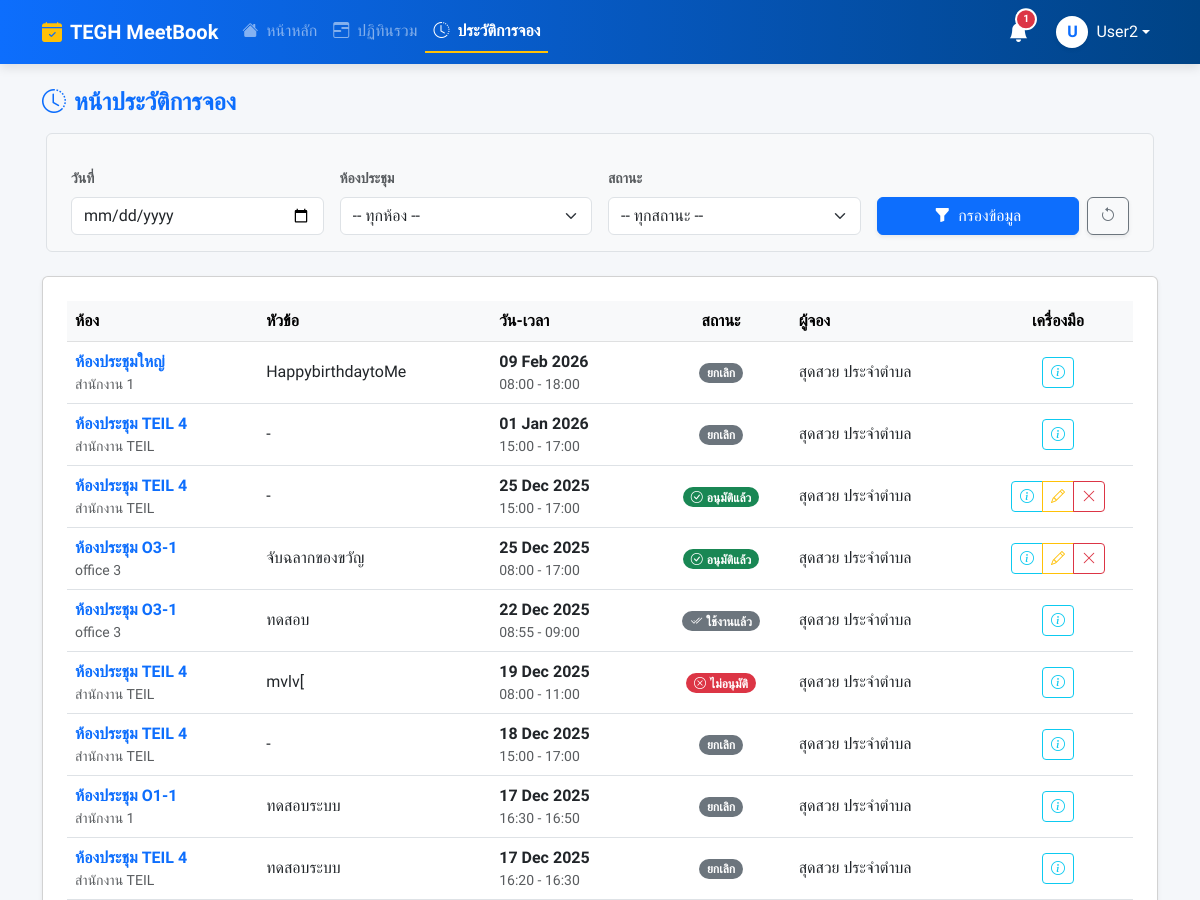
The page /history/ (signed in, upper part) on the database as committed earlier.
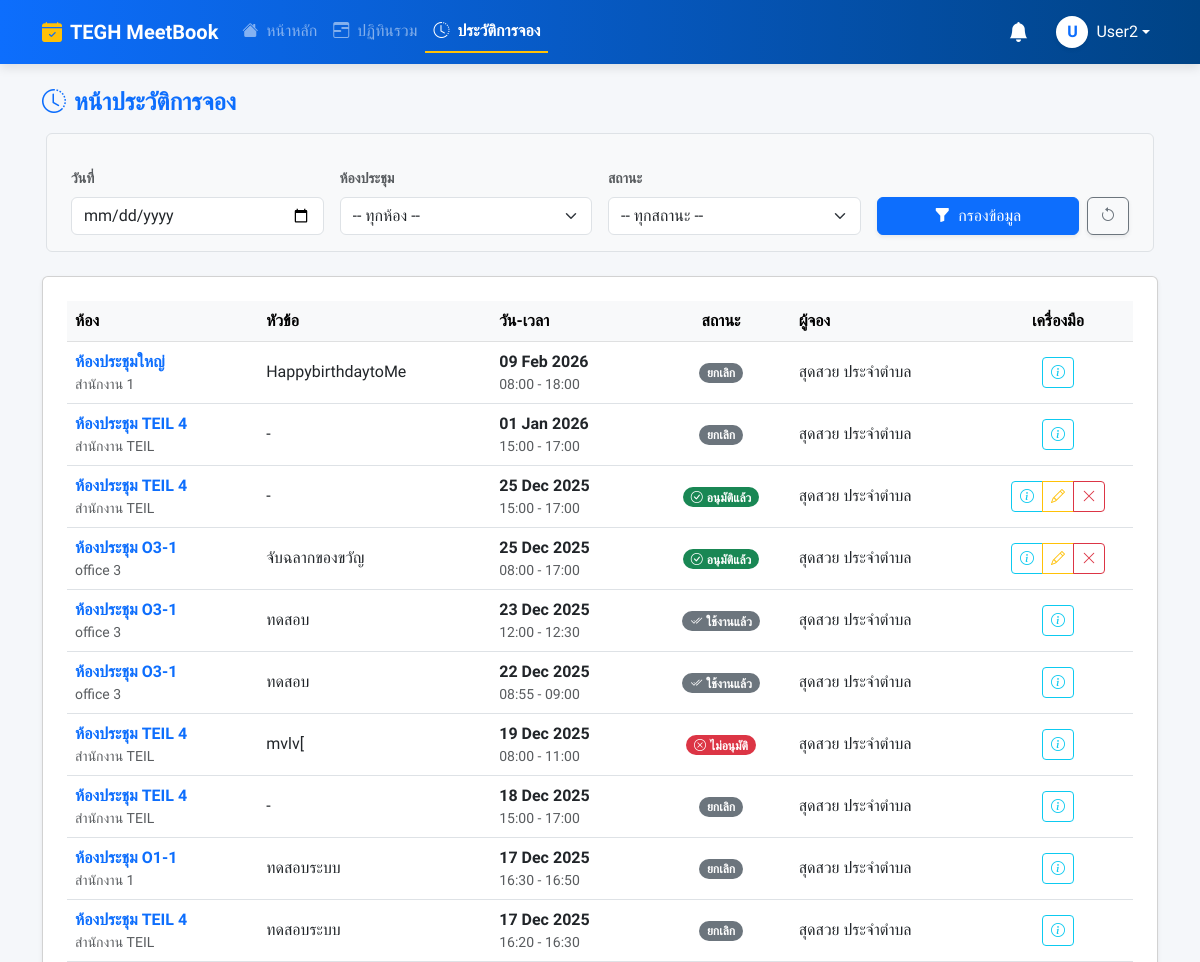
The same page on the database as committed later.
### booking/models.py (models this page shows, shortened)
class Booking(models.Model):
    user = models.ForeignKey(User, on_delete=models.SET_NULL, null=True, related_name='bookings')
    room = models.ForeignKey(Room, on_delete=models.CASCADE, related_name='bookings')
    title = models.CharField(max_length=200, verbose_name="หัวข้อการประชุม")
    start_time = models.DateTimeField(verbose_name="เวลาเริ่ม")
    end_time = models.DateTimeField(verbose_name="เวลาสิ้นสุด")
    chairman = models.CharField(max_length=200, blank=True, null=True, verbose_name="ประธาน")
    department = models.CharField(max_length=200, blank=True, null=True, verbose_name="แผนก")
    participant_count = models.PositiveIntegerField(default=1, verbose_name="จำนวนคน")
    participants = models.ManyToManyField(User, related_name='participating_in', blank=True, verbose_name="ผู้เข้าร่วม")
    is_user_seen = models.BooleanField(default=False, verbose_name="ผู้จองรับทราบแล้ว")
    equipments = models.ManyToManyField(Equipment, blank=True, related_name='bookings', verbose_name="อุปกรณ์ที่ขอเพิ่ม")
    presentation_file = models.FileField(upload_to='presentations/', blank=True, null=True, verbose_name="ไฟล์นำเสนอ")
    description = models.TextField(blank=True, null=True, verbose_name="รายละเอียด")
    additional_requests = models.TextField(blank=True, null=True, verbose_name="คำขอเพิ่มเติม")
    additional_notes = models.TextField(blank=True, null=True, verbose_name="หมายเหตุ")
    LAYOUT_CHOICES = (
        ('theatre', 'Theatre (เธียเตอร์)'),
        ('classroom', 'Classroom (แบบห้องเรียน)'),
        ('u_shape', 'U-Shape (รูปตัว U)'),
        ('banquet', 'Banquet (แบบจัดเลี้ยง)'),
        ('banquet_rounds', 'Banquet Rounds (โต๊ะจีน)'),
        ('conference', 'Conference (ห้องประชุมยาว)'),
        ('other', 'อื่นๆ (ระบุเพิ่มเติม)'),
    )
    room_layout = models.CharField(
        max_length=20,
        choices=LAYOUT_CHOICES,
        default='theatre',
        verbose_name="รูปแบบการจัดห้อง"
    )
    room_layout_attachment = models.FileField(
        upload_to='layout_attachments/',
        blank=True,
        null=True,
        verbose_name="ไฟล์แนบผังห้อง"
    )
    STATUS_CHOICES = [
        ('PENDING', 'รออนุมัติ'),
        ('APPROVED', 'อนุมัติแล้ว'),
        ('REJECTED', 'ไม่อนุมัติ'),
        ('CANCELLED', 'ยกเลิกแล้ว'),
    ]
    status = models.CharField(max_length=10, choices=STATUS_CHOICES, default='PENDING')
    created_at = models.DateTimeField(auto_now_add=True)
    updated_at = models.DateTimeField(auto_now=True)
    parent_booking = models.ForeignKey('self', on_delete=models.CASCADE, null=True, blank=True, related_name='child_bookings')
    recurrence_rule = models.CharField(max_length=20, blank=True, null=True)
    outlook_event_id = models.CharField(max_length=255, blank=True, null=True)

class Room(models.Model):
    name = models.CharField(max_length=100, verbose_name="ชื่อห้องประชุม")
    building = models.CharField(max_length=100, blank=True, null=True, verbose_name="อาคาร/ตึก")
    floor = models.CharField(max_length=50, blank=True, null=True, verbose_name="ชั้น")
    location = models.CharField(max_length=255, blank=True, null=True, verbose_name="สถานที่ตั้ง")
    capacity = models.PositiveIntegerField(default=1, verbose_name="ความจุ (คน)")
    equipment_in_room = models.TextField(blank=True, null=True, help_text="ระบุอุปกรณ์ถาวรในห้อง", verbose_name="อุปกรณ์ถาวรในห้อง")
    image = models.ImageField(upload_to='room_images/', blank=True, null=True, verbose_name="รูปภาพห้อง")
    approver = models.ForeignKey(User, on_delete=models.SET_NULL, null=True, blank=True, related_name='approvable_rooms', verbose_name="ผู้อนุมัติ")
    is_maintenance = models.BooleanField(default=False, verbose_name="สถานะปิดปรับปรุง")
    maintenance_start = models.DateTimeField(null=True, blank=True, verbose_name="เริ่มปิดปรับปรุง")
    maintenance_end = models.DateTimeField(null=True, blank=True, verbose_name="สิ้นสุดปิดปรับปรุง")
    requires_approval = models.BooleanField(default=True, verbose_name="ต้องรออนุมัติ")
    line_notify_token = models.CharField(max_length=50, blank=True, null=True, verbose_name="Line Notify Token")
    teams_webhook_url = models.TextField(blank=True, null=True, verbose_name="Teams Webhook URL")

### booking/views.py (the view)
# urls.py: path('history/', views.history_view, name='history'),
@login_required
def history_view(request):
    if is_admin(request.user):
        qs = Booking.objects.select_related('room', 'user').all()
    else:
        qs = Booking.objects.select_related('room').filter(user=request.user)
    date_filter = request.GET.get('date')
    room_filter = request.GET.get('room')
    status_filter = request.GET.get('status')
    if date_filter:
        qs = qs.filter(start_time__date=date_filter)
    if room_filter and room_filter.isdigit():
        qs = qs.filter(room_id=room_filter)
    if status_filter:
        qs = qs.filter(status=status_filter)
    room_list = Room.objects.all()
    context = {
        **get_base_context(request),
        'bookings_list': qs.order_by('-start_time'),
        'room_list': room_list,
        'selected_date': date_filter,
        'selected_room': int(room_filter) if room_filter and room_filter.isdigit() else None,
        'selected_status': status_filter,
        'current_time': timezone.now(),
    }
    return render(request, 'pages/history.html', context)

### booking/views.py (called while the page is built)
def is_admin(user):
    return user.is_authenticated and (user.is_superuser or user.is_staff or user.groups.filter(name='Admin').exists())

def is_approver_or_admin(user):
    return user.is_authenticated and (user.is_superuser or user.is_staff or user.groups.filter(name__in=['Approver', 'Admin']).exists())

### templates/pages/history.html (shortened to what this page needs)
{% extends "base.html" %}
{% load static %}
{% block content %}
<div class="d-flex justify-content-between align-items-center mb-4">
        <h4 class="fw-bold text-primary"><i class="bi bi-clock-history me-2"></i></i>หน้าประวัติการจอง</h4>
    </div>
<section class="section">
            <form method="get" action="{% url 'history' %}" class="row g-3 mb-4 p-3 bg-light rounded border mx-1">
                <div class="col-md-3">
                    <label class="form-label small fw-bold text-muted">วันที่</label>
                    <input type="date" class="form-control" name="date" value="{{ selected_date|default:'' }}">
                </div>
                <div class="col-md-3">
                    <label class="form-label small fw-bold text-muted">ห้องประชุม</label>
                    <select class="form-select" name="room">
                        <option value="">-- ทุกห้อง --</option>
                    </select>
                </div>
                <div class="col-md-3">
                    <label class="form-label small fw-bold text-muted">สถานะ</label>
                    <select class="form-select" name="status">
                        <option value="">-- ทุกสถานะ --</option>
                    </select>
                </div>
                <div class="col-md-3 d-flex align-items-end">
                    <button type="submit" class="btn btn-primary w-100 shadow-sm">
                        <i class="bi bi-funnel-fill me-1"></i> กรองข้อมูล
                    </button>
                    <a href="{% url 'history' %}" class="btn btn-outline-secondary ms-2 shadow-sm" title="ล้างค่าการค้นหา">
                        <i class="bi bi-arrow-counterclockwise"></i>
                    </a>
                </div>
            </form>
            <div class="card shadow-sm">
            <div class="container-fluid px-4 py-4">
            <div class="table-responsive">
                <table class="table table-hover align-middle">
                    <thead class="table-light">
                        <tr>
                            <th scope="col">ห้อง</th>
                            <th scope="col">หัวข้อ</th>
                            <th scope="col">วัน-เวลา</th>
                            <th scope="col" class="text-center">สถานะ</th>
                            <th scope="col">ผู้จอง</th>
                            <th scope="col" class="text-center" style="width: 150px;">เครื่องมือ</th>
                        </tr>
                    </thead>
                    <tbody>
    {% for booking in bookings_list %}
    <tr>
        <td>
            <span class="fw-bold text-primary">{{ booking.room.name }}</span>
            <small class="d-block text-muted">{{ booking.room.building|default:"-" }}</small>
        </td>
        <td>{{ booking.title }}</td>
        <td>
            <div class="d-flex flex-column">
                <span class="fw-bold">{{ booking.start_time|date:"d M Y" }}</span>
                <small class="text-muted">
                    {{ booking.start_time|date:"H:i" }} - {{ booking.end_time|date:"H:i" }}
                </small>
            </div>
        </td>
        <td class="text-center">
            {% if booking.status == 'APPROVED' %}
                {% if booking.end_time < current_time %}
                    <span class="badge bg-secondary text-white rounded-pill">
                        <i class="bi bi-check2-all me-1"></i>ใช้งานแล้ว
                    </span>
                {% else %}
                    <span class="badge bg-success rounded-pill">
                        <i class="bi bi-check-circle me-1"></i>อนุมัติแล้ว
                    </span>
                {% endif %}
            {% elif booking.status == 'PENDING' %}
                <span class="badge bg-warning text-dark rounded-pill"><i class="bi bi-hourglass-split me-1"></i>รออนุมัติ</span>
            {% elif booking.status == 'REJECTED' %}
                <span class="badge bg-danger rounded-pill"><i class="bi bi-x-circle me-1"></i>ไม่อนุมัติ</span>
            {% else %}
                <span class="badge bg-secondary rounded-pill">ยกเลิก</span>
            {% endif %}
        </td>
        <td>
            {% if booking.user %}
                {{ booking.user.get_full_name|default:booking.user.username }}
            {% else %}
                <span class="text-muted fst-italic">ไม่ระบุ</span>
            {% endif %}
        </td>
        <td class="text-center">
            <div class="btn-group" role="group">
                <a href="{% url 'booking_detail' booking.id %}" class="btn btn-sm btn-outline-info" title="ดูรายละเอียด">
                    <i class="bi bi-info-circle"></i>
                </a>
                {% if is_admin_user or user == booking.user %}
                    {% if is_admin_user or booking.end_time > current_time %}
                        {% if booking.status == 'PENDING' or booking.status == 'APPROVED' %}
                            <a href="{% url 'edit_booking' booking.id %}" class="btn btn-sm btn-outline-warning" title="แก้ไข">
                                <i class="bi bi-pencil"></i>
                            </a>
                            <button type="button" class="btn btn-sm btn-outline-danger" data-bs-toggle="modal" data-bs-target="#deleteModal{{ booking.id }}" title="ยกเลิก">
                                <i class="bi bi-x-lg"></i>
                            </button>
                        {% endif %}
                    {% endif %}
                {% endif %}
            </div>
        </td>
    </tr>
    {% endfor %}
</tbody>
                </table>
            </div>
        </div>
    </div>
</section>
{% endblock %}

### templates/base.html (shortened to what this page needs)
<!DOCTYPE html>
<html lang="th">
<head>
    <link href="https://cdn.jsdelivr.net/npm/bootstrap@5.3.0/dist/css/bootstrap.min.css" rel="stylesheet">
    <link rel="stylesheet" href="https://cdn.jsdelivr.net/npm/bootstrap-icons@1.11.0/font/bootstrap-icons.css">
    <link href="https://cdn.jsdelivr.net/npm/select2@4.1.0-rc.0/dist/css/select2.min.css" rel="stylesheet" />
    <link rel="stylesheet" href="https://cdn.jsdelivr.net/npm/select2-bootstrap-5-theme@1.3.0/dist/select2-bootstrap-5-theme.min.css" />
</head>
<body class="d-flex flex-column min-vh-100">
    <nav class="navbar navbar-expand-lg navbar-dark navbar-premium sticky-top">
        <div class="container">
            <a class="navbar-brand fw-bold d-flex align-items-center" href="{% url 'dashboard' %}">
                <i class="bi bi-calendar-check-fill me-2 text-warning"></i>
                TEGH MeetBook
            </a>
            <div class="collapse navbar-collapse" id="navbarNav">
                <ul class="navbar-nav me-auto">
                    {% for item in menu_items %}
                    <li class="nav-item">
                        <a class="nav-link {% if item.active %}active text-white{% else %}text-white-50{% endif %}" href="{% url item.url_name %}">
                            <i class="bi {{ item.icon }} me-1"></i> {{ item.label }}
                        </a>
                    </li>
                    {% endfor %}
                </ul>
                <ul class="navbar-nav align-items-center gap-1">
                    <li class="nav-item dropdown">
                        <a class="nav-link position-relative text-white" href="#" id="notificationDropdown" role="button" data-bs-toggle="dropdown" aria-expanded="false">
                            <i class="bi bi-bell-fill fs-5"></i>
                            {% if pending_count > 0 %}
                            <span class="badge rounded-pill bg-danger badge-notify" id="notificationBadge">
                                {{ pending_count }}
                            </span>
                            {% endif %}
                        </a>
                    </li>
                    {% if user.is_authenticated %}
                    <li class="nav-item dropdown ms-2">
                        <a class="nav-link dropdown-toggle text-white d-flex align-items-center" href="#" data-bs-toggle="dropdown">
                            <div class="bg-white text-primary rounded-circle d-flex align-items-center justify-content-center fw-bold me-2 shadow-sm" style="width: 32px; height: 32px;">
                                {{ user.username|make_list|first|upper }}
                            </div>
                            <span class="d-none d-lg-inline">{{ user.username }}</span>
                        </a>
                    </li>
                    {% else %}
                    <li class="nav-item"><a class="nav-link text-white fw-bold" href="{% url 'login' %}">เข้าสู่ระบบ</a></li>
                    {% endif %}
                </ul>
            </div>
        </div>
    </nav>
    <main class="main-wrapper mt-4">
        <div class="container">
            {% block content %}{% endblock %}
        </div>
    </main>
</body>
</html>

### templates/base.html (style rules this page uses)
body { font-family: 'Sarabun', sans-serif; background-color: #f5f7fa; overflow-x: hidden; }
.navbar-premium { background: linear-gradient(90deg, #0d6efd 0%, #004385 100%); box-shadow: 0 4px 10px rgba(0,0,0,0.1); }
.nav-link { transition: all 0.2s; }
.nav-link.active { font-weight: 700; border-bottom: 2px solid #ffc107; }
.main-wrapper { min-height: 80vh; padding-bottom: 50px; width: 100%; }

Rows that differ between the two databases and show on the page:
added Booking: room.name "ห้องประชุม O3-1", room.building "office 3", title "ทดสอบ", start_time "23 Dec 2025", start_time "12:00", end_time "12:30", status "APPROVED" (drawn), user.get_full_name "สุดสวย ประจำตำบล"
Other text that changed with them:
{{ pending_count }}: "1" → (not shown)
